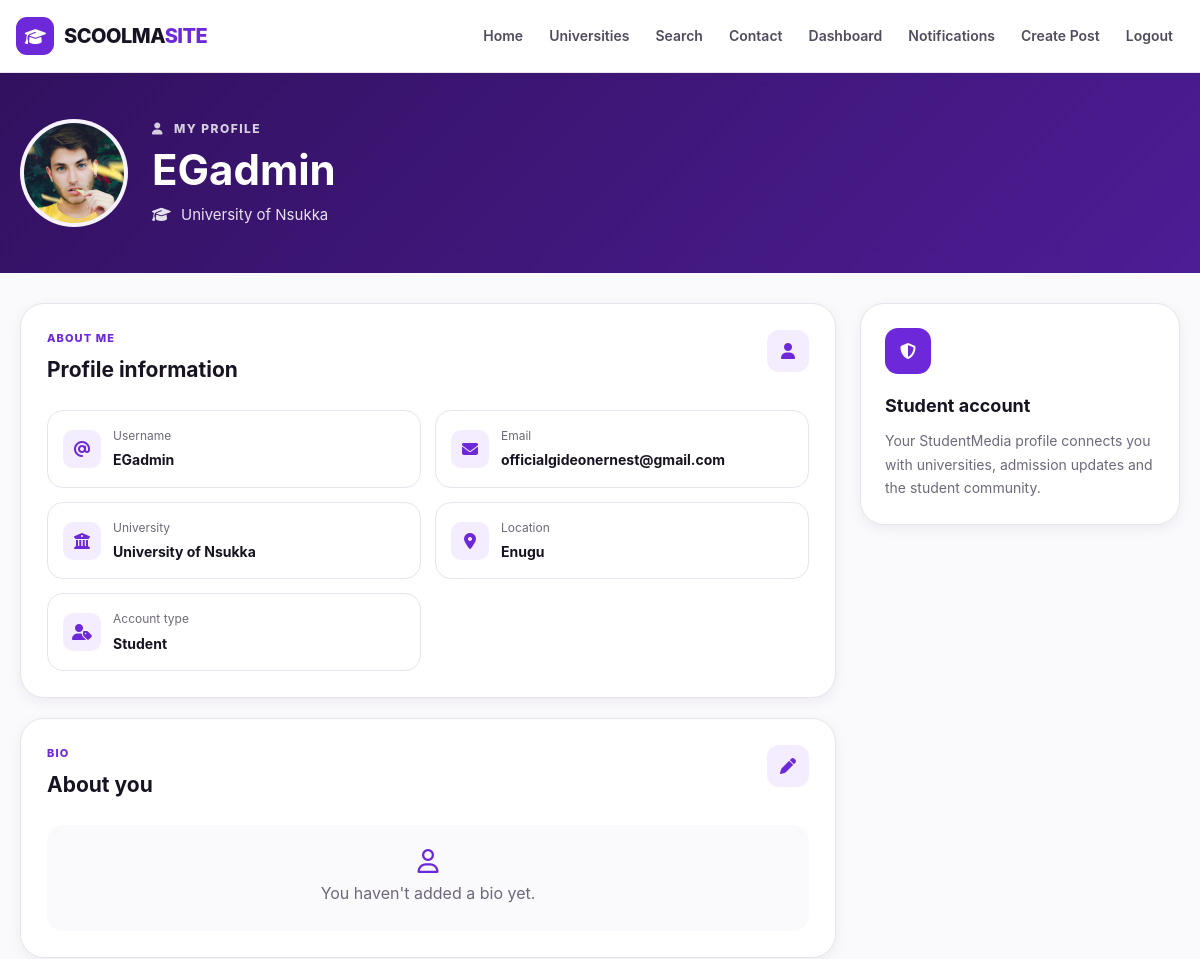
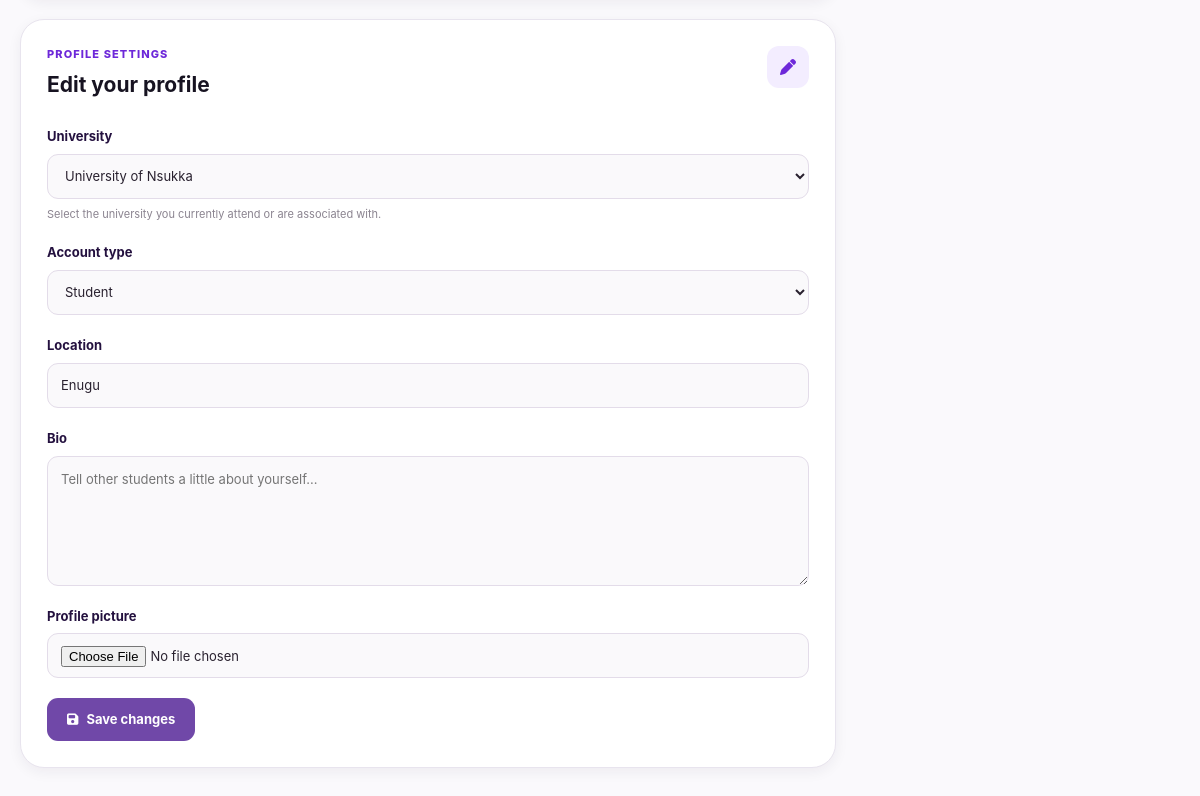
/accounts/profile/ (signed in), run on the app's committed database (2 pictures, top to bottom).
### accounts/models.py (models this page shows, shortened)
class StudentProfile(models.Model):
    ROLE_CHOICES = [
        ("student", "Student"),
        ("applicant", "Admission Applicant"),
        ("alumni", "Alumni"),
    ]
    user = models.OneToOneField(
        User,
        on_delete=models.CASCADE,
        related_name="student_profile"
    )
    university = models.ForeignKey(
        "uni.University",
        on_delete=models.SET_NULL,
        null=True,
        blank=True,
        related_name="students"
    )
    profile_picture = models.ImageField(
        upload_to="profiles/",
        blank=True,
        null=True
    )
    bio = models.TextField(blank=True)
    location = models.CharField(
        max_length=150,
        blank=True
    )
    role = models.CharField(
        max_length=20,
        choices=ROLE_CHOICES,
        default="student"
    )
    is_verified = models.BooleanField(default=False)
    created_at = models.DateTimeField(auto_now_add=True)
    updated_at = models.DateTimeField(auto_now=True)

### uni/models.py (models this page shows, shortened)
class University(models.Model):
    name = models.CharField(max_length=200)
    short_name = models.CharField(max_length=50, blank=True)
    country = models.CharField(max_length=100, default="Nigeria")
    state = models.CharField(max_length=100, blank=True)
    city = models.CharField(max_length=100, blank=True)
    description = models.TextField(blank=True)
    logo = models.ImageField(
        upload_to="universities/logos/",
        blank=True,
        null=True
    )
    cover_image = models.ImageField(
        upload_to="universities/covers/",
        blank=True,
        null=True
    )
    website = models.URLField(blank=True)
    is_verified = models.BooleanField(default=False)
    created_at = models.DateTimeField(auto_now_add=True)
    updated_at = models.DateTimeField(auto_now=True)
    slug = models.SlugField(max_length=200, unique=True, null=True)
    class Meta:
        ordering = ["name"]

### accounts/views.py (the view, shortened to what this page needs)
# urls.py: path("profile/", views.profile_view, name="profile"),
@login_required
def profile_view(request):
    profile = get_object_or_404(
        StudentProfile,
        user=request.user
    )
    universities = University.objects.filter(
        is_verified=True
    ).order_by("name")
    return render(
        request,
        "accounts/profile.html",
        {
            "profile": profile,
            "universities": universities,
            "role_choices": StudentProfile.ROLE_CHOICES,
        }
    )

### notifications/context_processors.py (called while the page is built)
def notification_count(request):
    if not request.user.is_authenticated:
        return {
            "unread_notification_count": 0
        }
    count = Notification.objects.filter(
        recipient=request.user,
        is_read=False
    ).count()
    return {
        "unread_notification_count": count
    }

### templates/accounts/profile.html (shortened to what this page needs)
{% extends "base.html" %}
{% load static %}
{% block page_css %}
<link rel="stylesheet" href="{% static 'css/profile.css' %}">
{% endblock %}
{% block content %}
<main class="profile-page">
<section class="profile-hero">
    <div class="profile-hero-content">
        <div class="profile-avatar">
            {% if profile.profile_picture %}
                <img
                    src="{{ profile.profile_picture.url }}"
                    alt="{{ profile.user.username }}"
                >
            {% else %}
                <span>
                    {{ profile.user.username|first|upper }}
                </span>
            {% endif %}
        </div>
        <div class="profile-heading">
            <p class="profile-eyebrow">
                <i class="fa-solid fa-user"></i>
                MY PROFILE
            </p>
            <h1>
                {{ profile.user.username }}
            </h1>
            {% if profile.university %}
                <p class="profile-university">
                    <i class="fa-solid fa-graduation-cap"></i>
                    {{ profile.university.name }}
                </p>
            {% endif %}
        </div>
    </div>
</section>
<section class="profile-content">
    <div class="profile-main">
        <div class="profile-card">
            <div class="profile-card-header">
                <div>
                    <p class="card-eyebrow">
                        ABOUT ME
                    </p>
                    <h2>
                        Profile information
                    </h2>
                </div>
                <div class="profile-card-icon">
                    <i class="fa-solid fa-user"></i>
                </div>
            </div>
            <div class="profile-details">
                <div class="profile-detail">
                    <span class="detail-icon">
                        <i class="fa-solid fa-at"></i>
                    </span>
                    <div>
                        <span class="detail-label">
                            Username
                        </span>
                        <strong>
                            {{ profile.user.username }}
                        </strong>
                    </div>
                </div>
                <div class="profile-detail">
                    <span class="detail-icon">
                        <i class="fa-solid fa-envelope"></i>
                    </span>
                    <div>
                        <span class="detail-label">
                            Email
                        </span>
                        <strong>
                            {{ profile.user.email }}
                        </strong>
                    </div>
                </div>
                {% if profile.university %}
                <div class="profile-detail">
                    <span class="detail-icon">
                        <i class="fa-solid fa-building-columns"></i>
                    </span>
                    <div>
                        <span class="detail-label">
                            University
                        </span>
                        <strong>
                            {{ profile.university.name }}
                        </strong>
                    </div>
                </div>
                {% endif %}
                {% if profile.location %}
                <div class="profile-detail">
                    <span class="detail-icon">
                        <i class="fa-solid fa-location-dot"></i>
                    </span>
                    <div>
                        <span class="detail-label">
                            Location
                        </span>
                        <strong>
                            {{ profile.location }}
                        </strong>
                    </div>
                </div>
                {% endif %}
                <div class="profile-detail">
                    <span class="detail-icon">
                        <i class="fa-solid fa-user-tag"></i>
                    </span>
                    <div>
                        <span class="detail-label">
                            Account type
                        </span>
                        <strong>
                            {{ profile.get_role_display }}
                        </strong>
                    </div>
                </div>
            </div>
        </div>
        <div class="profile-card">
            <div class="profile-card-header">
                <div>
                    <p class="card-eyebrow">
                        BIO
                    </p>
                    <h2>
                        About you
                    </h2>
                </div>
                <div class="profile-card-icon">
                    <i class="fa-solid fa-pen"></i>
                </div>
            </div>
            {% if profile.bio %}
                <p class="profile-bio">
                    {{ profile.bio }}
                </p>
            {% else %}
                <div class="profile-empty">
                    <i class="fa-regular fa-user"></i>
                    <p>
                        You haven't added a bio yet.
                    </p>
                </div>
            {% endif %}
        </div>
        <div class="profile-card">
    <div class="profile-card-header">
        <div>
            <p class="card-eyebrow">
                PROFILE SETTINGS
            </p>
            <h2>
                Edit your profile
            </h2>
        </div>
        <div class="profile-card-icon">
            <i class="fa-solid fa-pen"></i>
        </div>
    </div>
    <form
        method="POST"
        enctype="multipart/form-data"
        class="profile-form"
    >
        <div class="profile-form-group">
            <label for="university">
                University
            </label>
            <select
                name="university"
                id="university"
            >
                {% for university in universities %}
                    <option
                        value="{{ university.id }}"
                        {% if profile.university.id == university.id %}
                            selected
                        {% endif %}
                    >
                        {{ university.name }}
                    </option>
                {% endfor %}
            </select>
            <small>
                Select the university you currently attend or are associated with.
            </small>
        </div>
        <div class="profile-form-group">
            <label for="role">
                Account type
            </label>
            <select
                name="role"
                id="role"
            >
                {% for value, label in profile.ROLE_CHOICES %}
                    <option
                        value="{{ value }}"
                        {% if profile.role == value %}
                            selected
                        {% endif %}
                    >
                        {{ label }}
                    </option>
                {% endfor %}
            </select>
        </div>
        <div class="profile-form-group">
            <label for="location">
                Location
            </label>
            <input
                type="text"
                name="location"
                id="location"
                value="{{ profile.location }}"
                placeholder="e.g. Port Harcourt, Nigeria"
            >
        </div>
        <div class="profile-form-group">
            <label for="bio">
                Bio
            </label>
            <textarea
                name="bio"
                id="bio"
                rows="5"
                placeholder="Tell other students a little about yourself..."
            >{{ profile.bio }}</textarea>
        </div>
        <div class="profile-form-group">
            <label for="profile_picture">
                Profile picture
            </label>
            <input
                type="file"
                name="profile_picture"
                id="profile_picture"
                accept="image/*"
            >
        </div>
        <button
            type="submit"
            class="profile-save-button"
        >
            <i class="fa-solid fa-floppy-disk"></i>
            Save changes
        </button>
    </form>
</div>
    </div>
    <aside class="profile-sidebar">
        <div class="profile-side-card">
            <div class="side-card-icon">
                <i class="fa-solid fa-shield-halved"></i>
            </div>
            <h3>
                Student account
            </h3>
            <p>
                Your StudentMedia profile connects you with universities,
                admission updates and the student community.
            </p>
        </div>
    </aside>
</section>
</main>
{% endblock %}

### static/css/base.css (style rules this page uses)
:root { --purple: #6d28d9; --purple-dark: #4c1d95; --purple-deep: #32115f; --purple-soft: #f3edff; --ink: #171321; --muted: #6f687a; --white: #ffffff; --surface: #faf9fc; --border: #e8e4ee; --success: #16845b; --danger: #d63b4a; --shadow-sm: 0 4px 14px rgba(31, 20, 51, 0.06); --shadow-md: 0 12px 30px rgba(31, 20, 51, 0.10); --radius-sm: 10px; --radius-md: 16px; --radius-lg: 24px; --container: 1180px; }
* { box-sizing: border-box; margin: 0; padding: 0; }
html { scroll-behavior: smooth; }
body { min-height: 100vh; background: var(--surface); color: var(--ink); font-family: Inter, -apple-system, BlinkMacSystemFont, "Segoe UI", sans-serif; line-height: 1.6; }
img { display: block; max-width: 100%; }
button, input, select, textarea { font: inherit; }
main { min-height: 60vh; }

### data on the page
StudentProfile: profile_picture (picture), user.username "EGadmin", university.name "University of Nsukka", user.email "officialgideonernest@gmail.com", location "Enugu", role "Student", university "University of Nsukka"
